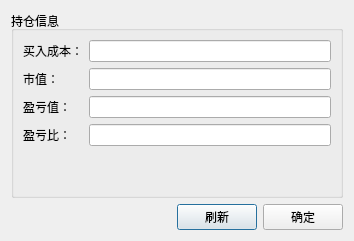
<?xml version="1.0" encoding="UTF-8"?>
<ui version="4.0">
 <class>positioninfodlg</class>
 <widget class="QDialog" name="positioninfodlg">
  <property name="geometry">
   <rect>
    <x>0</x>
    <y>0</y>
    <width>354</width>
    <height>241</height>
   </rect>
  </property>
  <property name="windowTitle">
   <string>持仓统计</string>
  </property>
  <layout class="QGridLayout" name="gridLayout">
   <item row="0" column="0" colspan="3">
    <widget class="QGroupBox" name="groupBox">
     <property name="title">
      <string>持仓信息</string>
     </property>
     <layout class="QFormLayout" name="formLayout">
      <property name="fieldGrowthPolicy">
       <enum>QFormLayout::AllNonFixedFieldsGrow</enum>
      </property>
      <item row="0" column="0">
       <widget class="QLabel" name="label_2">
        <property name="text">
         <string>买入成本：</string>
        </property>
       </widget>
      </item>
      <item row="0" column="1">
       <widget class="QLineEdit" name="totalcost"/>
      </item>
      <item row="1" column="0">
       <widget class="QLabel" name="label_3">
        <property name="text">
         <string>市值：</string>
        </property>
       </widget>
      </item>
      <item row="1" column="1">
       <widget class="QLineEdit" name="mktval"/>
      </item>
      <item row="2" column="0">
       <widget class="QLabel" name="label">
        <property name="text">
         <string>盈亏值：</string>
        </property>
       </widget>
      </item>
      <item row="2" column="1">
       <widget class="QLineEdit" name="profitval"/>
      </item>
      <item row="3" column="0">
       <widget class="QLabel" name="label_4">
        <property name="text">
         <string>盈亏比：</string>
        </property>
       </widget>
      </item>
      <item row="3" column="1">
       <widget class="QLineEdit" name="profitper"/>
      </item>
     </layout>
    </widget>
   </item>
   <item row="1" column="0">
    <spacer name="horizontalSpacer">
     <property name="orientation">
      <enum>Qt::Horizontal</enum>
     </property>
     <property name="sizeHint" stdset="0">
      <size>
       <width>171</width>
       <height>20</height>
      </size>
     </property>
    </spacer>
   </item>
   <item row="1" column="1">
    <widget class="QPushButton" name="refresh">
     <property name="text">
      <string>刷新</string>
     </property>
    </widget>
   </item>
   <item row="1" column="2">
    <widget class="QPushButton" name="ok">
     <property name="text">
      <string>确定</string>
     </property>
    </widget>
   </item>
  </layout>
 </widget>
 <resources/>
 <connections/>
</ui>
